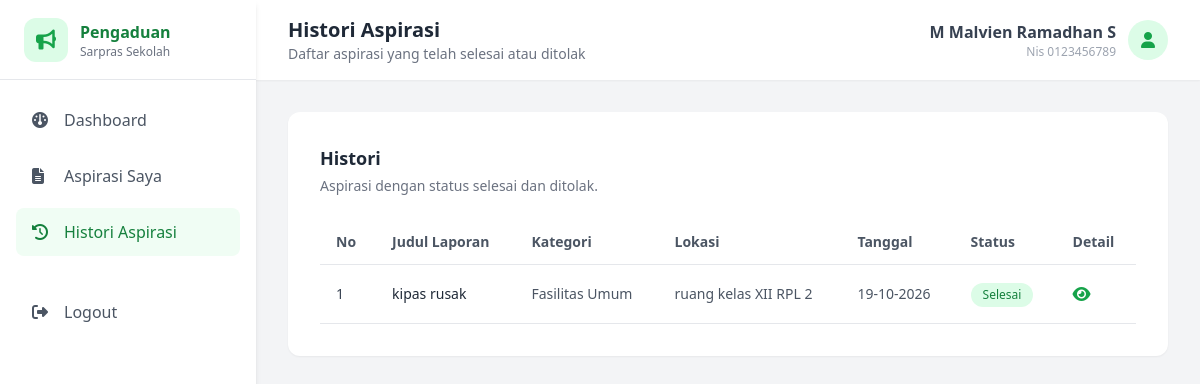
/Views/Siswa/riwayat_aspirasi.php (signed in), run on the app's committed database.
### tables this page shows
CREATE TABLE `tb_aspirasi` (
  `id_aspirasi` int NOT NULL,
  `id_siswa` int NOT NULL,
  `id_kategori` int NOT NULL,
  `judul_laporan` varchar(100) NOT NULL,
  `keterangan` text NOT NULL,
  `lokasi` varchar(100) NOT NULL,
  `bukti_foto` varchar(100) NOT NULL,
  `tanggal_dikirim` timestamp NOT NULL,
  `status` enum('menunggu','diproses','selesai','ditolak') NOT NULL DEFAULT 'menunggu',
  `umpan_balik` text
);

CREATE TABLE `tb_kategori` (
  `id_kategori` int NOT NULL,
  `nama_kategori` varchar(50) NOT NULL
);

### Controllers/c_riwayat_aspirasi.php (called while the page is built, shortened)
<?php
require_once __DIR__ . '/../Models/m_aspirasi.php';
$aspirasi = new m_aspirasi();
$id_siswa = $_SESSION['id_siswa'];
$limit = 10;
$halaman = isset($_GET['halaman']) ? (int)$_GET['halaman'] : 1;
$offset = ($halaman - 1) * $limit;
$riwayat = $aspirasi->riwayat_by_siswa(
    $id_siswa,
    $limit,
    $offset
);
include_once __DIR__ . '/../Views/Siswa/riwayat_aspirasi.php';
?>

### Models/M_koneksi.php (called while the page is built, shortened)
<?php
class m_koneksi{
   private $host = "localhost",
           $username = "root",
           $pass = "",
           $db = "pengaduan_sarpras_sekolah";
    function __construct()
    {
        $this->koneksi = mysqli_connect(
            $this->host,
            $this->username,
            $this->pass,
            $this->db
        );
        if ($this->koneksi) {
            return $this->koneksi;
        } else(
            die("koneksi ke database gagal:" . mysqli_connect_error())
        );
    }
}
?>

### Models/m_aspirasi.php (called while the page is built, shortened)
<?php
require_once __DIR__ . '/m_koneksi.php';
class m_aspirasi
{
    public function riwayat_by_siswa($id_siswa, $limit = null, $offset = null)
    {
        $koneksi = new m_koneksi();
        if ($limit !== null && $offset !== null) {
            $query = "SELECT
                    a.*,
                    k.nama_kategori
                  FROM tb_aspirasi a
                  JOIN tb_kategori k ON a.id_kategori = k.id_kategori
                  WHERE a.id_siswa = '$id_siswa'
                  AND a.status IN ('selesai', 'ditolak')
                  ORDER BY a.tanggal_dikirim ASC
                  LIMIT $limit OFFSET $offset";
        } else {
            $query = "SELECT
                    a.*,
                    k.nama_kategori
                  FROM tb_aspirasi a
                  JOIN tb_kategori k ON a.id_kategori = k.id_kategori
                  WHERE a.id_siswa = '$id_siswa'
                  AND a.status IN ('selesai', 'ditolak')
                  ORDER BY a.tanggal_dikirim ASC";
        }
        return mysqli_query($koneksi->koneksi, $query);
    }
}

### Views/Siswa/riwayat_aspirasi.php (the view, shortened to what this page needs)
<?php
require_once '../../Controllers/c_riwayat_aspirasi.php';
?>
<!DOCTYPE html>
<html lang="id">
<head>
    <script src="https://cdn.tailwindcss.com"></script>
    <link rel="stylesheet"
        href="https://cdnjs.cloudflare.com/ajax/libs/font-awesome/6.5.2/css/all.min.css">
</head>
<body class="bg-gray-100">
    <aside class="fixed left-0 top-0 h-screen w-64 bg-white shadow-md">
        <div class="h-20 flex items-center px-6 border-b">
            <div class="w-11 h-11 bg-green-100 rounded-xl flex items-center justify-center mr-3">
                <i class="fa-solid fa-bullhorn text-xl text-green-600"></i>
            </div>
            <div>
                <h1 class="font-bold text-green-700">
                    Pengaduan
                </h1>
                <p class="text-xs text-gray-500">
                    Sarpras Sekolah
                </p>
            </div>
        </div>
        <nav class="p-4">
            <a href="/Projek_Sapras_hilman/Views/Siswa/dashboard_siswa.php"
                class="flex items-center gap-3 px-4 py-3 rounded-lg text-gray-600 hover:bg-green-50 hover:text-green-600 mb-2">
                <i class="fa-solid fa-gauge w-5"></i>
                Dashboard
            </a>
            <a href="aspirasi_siswa.php"
                class="flex items-center gap-3 px-4 py-3 rounded-lg text-gray-600 hover:bg-green-50 hover:text-green-600 mb-2">
                <i class="fa-solid fa-file-lines w-5"></i>
                Aspirasi Saya
            </a>
            <a href="riwayat_aspirasi.php"
                class="flex items-center gap-3 px-4 py-3 rounded-lg bg-green-50 text-green-700 font-medium mb-2">
                <i class="fa-solid fa-clock-rotate-left w-5"></i>
                Histori Aspirasi
            </a>
            <a href="../../Controllers/c_logout.php"
                onclick="return confirm('Yakin ingin logout?')"
                class="flex items-center gap-3 px-4 py-3 rounded-lg text-gray-600 hover:bg-red-50 hover:text-red-600 mt-8">
                <i class="fa-solid fa-right-from-bracket w-5"></i>
                Logout
            </a>
        </nav>
    </aside>
    <main class="ml-64 min-h-screen">
        <header class="bg-white h-20 shadow-sm flex items-center justify-between px-8">
            <div>
                <h2 class="text-xl font-semibold text-gray-800">
                    Histori Aspirasi
                </h2>
                <p class="text-sm text-gray-500">
                    Daftar aspirasi yang telah selesai atau ditolak
                </p>
            </div>
            <div class="flex items-center gap-3">
                <div class="text-right">
                    <p class="font-semibold text-gray-700">
                        <?= htmlspecialchars($_SESSION['nama_siswa']); ?>
                    </p>
                    <p class="text-xs text-gray-400">
                        Nis <?= htmlspecialchars($_SESSION['nis']); ?>
                    </p>
                </div>
                <div class="w-10 h-10 rounded-full bg-green-100 flex items-center justify-center">
                    <i class="fa-solid fa-user text-green-600"></i>
                </div>
            </div>
        </header>
        <div class="p-8">
            <div class="bg-white rounded-xl shadow-sm p-8">
                <div class="mb-6">
                    <h3 class="text-lg font-semibold text-gray-800">
                        Histori
                    </h3>
                    <p class="text-sm text-gray-500 mt-1">
                        Aspirasi dengan status selesai dan ditolak.
                    </p>
                </div>
                <div class="overflow-x-auto">
                    <table class="w-full">
                        <thead>
                            <tr class="border-b text-left">
                                <th class="px-4 py-3 text-sm font-semibold text-gray-600">
                                    No
                                </th>
                                <th class="px-4 py-3 text-sm font-semibold text-gray-600">
                                    Judul Laporan
                                </th>
                                <th class="px-4 py-3 text-sm font-semibold text-gray-600">
                                    Kategori
                                </th>
                                <th class="px-4 py-3 text-sm font-semibold text-gray-600">
                                    Lokasi
                                </th>
                                <th class="px-4 py-3 text-sm font-semibold text-gray-600">
                                    Tanggal
                                </th>
                                <th class="px-4 py-3 text-sm font-semibold text-gray-600">
                                    Status
                                </th>
                                <th class="px-4 py-3 text-sm font-semibold text-gray-600">
                                    Detail
                                </th>
                            </tr>
                        </thead>
                        <tbody>
                            <?php
                            $no = (($halaman - 1) * 10) + 1;
                            while ($data = mysqli_fetch_object($riwayat)) {
                            ?>
                                <tr class="border-b hover:bg-gray-50">
                                    <td class="px-4 py-4 text-sm text-gray-700">
                                        <?= $no++; ?>
                                    </td>
                                    <td class="px-4 py-4">
                                        <p class="text-sm font-medium text-gray-800">
                                            <?= htmlspecialchars($data->judul_laporan); ?>
                                        </p>
                                    </td>
                                    <td class="px-4 py-4 text-sm text-gray-600">
                                        <?= htmlspecialchars($data->nama_kategori); ?>
                                    </td>
                                    <td class="px-4 py-4 text-sm text-gray-600">
                                        <?= htmlspecialchars($data->lokasi); ?>
                                    </td>
                                    <td class="px-4 py-4 text-sm text-gray-600">
                                        <?= date('d-m-Y', strtotime($data->tanggal_dikirim)); ?>
                                    </td>
                                    <td class="px-4 py-4">
                                        <?php if ($data->status == 'selesai') : ?>
                                            <span class="inline-flex items-center px-3 py-1 rounded-full text-xs font-medium bg-green-100 text-green-700">
                                                Selesai
                                            </span>
                                        <?php elseif ($data->status == 'ditolak') : ?>
                                            <span class="inline-flex items-center px-3 py-1 rounded-full text-xs font-medium bg-red-100 text-red-700">
                                                Ditolak
                                            </span>
                                        <?php endif; ?>
                                    </td>
                                    <td class="px-4 py-4">
                                        <a href="detail_aspirasi_siswa.php?id_aspirasi=<?= $data->id_aspirasi; ?>"
                                            class="text-green-600 hover:text-green-800"
                                            title="Lihat detail">
                                            <i class="fa-solid fa-eye"></i>
                                        </a>
                                    </td>
                                </tr>
                            <?php
                            }
                            ?>
                        </tbody>
                    </table>
                </div>
            </div>
        </div>
    </main>
</body>
</html>

### data on the page
tb_aspirasi: judul_laporan "kipas rusak", id_kategori.nama_kategori "Fasilitas Umum", lokasi "ruang kelas XII RPL 2", tanggal_dikirim "19-10-2026", status "Selesai"

### other printed values
$_SESSION['nama_siswa'] "M Malvien Ramadhan S"
$_SESSION['nis'] "0123456789"
